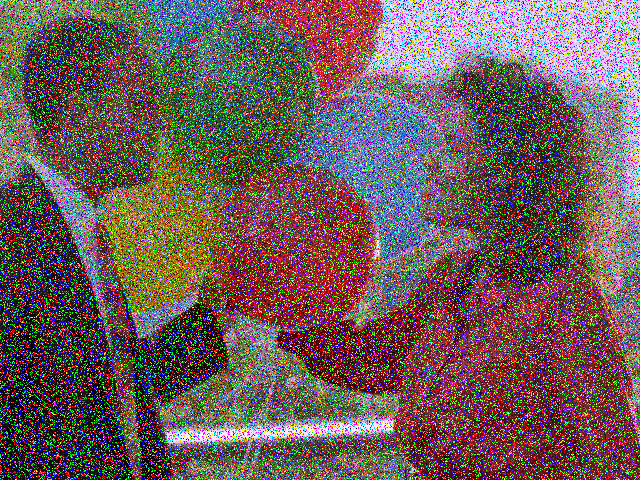
#> input picture sample.png, 640 x 480 px
$ python median_filter.py
#> lines starting #> are read from the running program, lines starting #| are printed output that depends on the picture
"""
Implementation of median filter algorithm
"""
from cv2 import COLOR_BGR2GRAY, cvtColor, imread, imshow, waitKey
from numpy import divide, int8, multiply, ravel, sort, zeros_like


def median_filter(gray_img, mask=3):
    """
    :param gray_img: gray image
    :param mask: mask size
    :return: image with median filter
    """
    # set image borders
    bd = int(mask / 2)
    # copy image size
    median_img = zeros_like(gray_img)
    for i in range(bd, gray_img.shape[0] - bd):
        for j in range(bd, gray_img.shape[1] - bd):
            # get mask according with mask
            kernel = ravel(gray_img[i - bd : i + bd + 1, j - bd : j + bd + 1])
            # calculate mask median
            median = sort(kernel)[int8(divide((multiply(mask, mask)), 2) + 1)]
            median_img[i, j] = median
    return median_img


if __name__ == "__main__":
    # read original image
    img = imread("sample.png")
#> img is the input picture: shape (480, 640, 3); mean B, G, R 89.9, 92, 109.1
    # turn image in gray scale value
    #gray = cvtColor(img, COLOR_BGR2GRAY)

    # get values with two different mask size
    median3x3 = median_filter(img, 3)
#> after the loop in median_filter, `for i in range(bd, gray_img.shape[0] - bd):`:
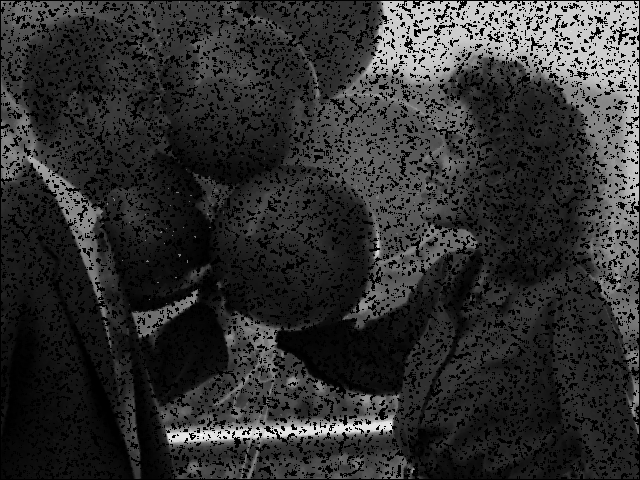
#> median_img: shape (480, 640, 3); min 0, max 253, mean 48.3
    #median5x5 = median_filter(img, 5)

    # show result images
    imshow("median filter with 3x3 mask", median3x3)
    #imshow("median filter with 5x5 mask", median5x5)
    waitKey(0)

$ run again, with mediam.png copied over sample.png
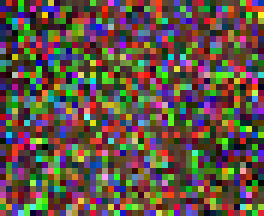
#> input picture mediam.png, 44 x 36 px (shown 6 times larger)
#> img is the input picture: shape (36, 44, 3); mean B, G, R 69.8, 81.5, 97.1
#> after the loop in median_filter, `for i in range(bd, gray_img.shape[0] - bd):`:
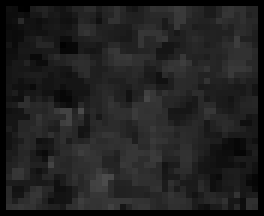
#> median_img: shape (36, 44, 3) (shown 6 times larger); min 0, max 75, mean 31.9
